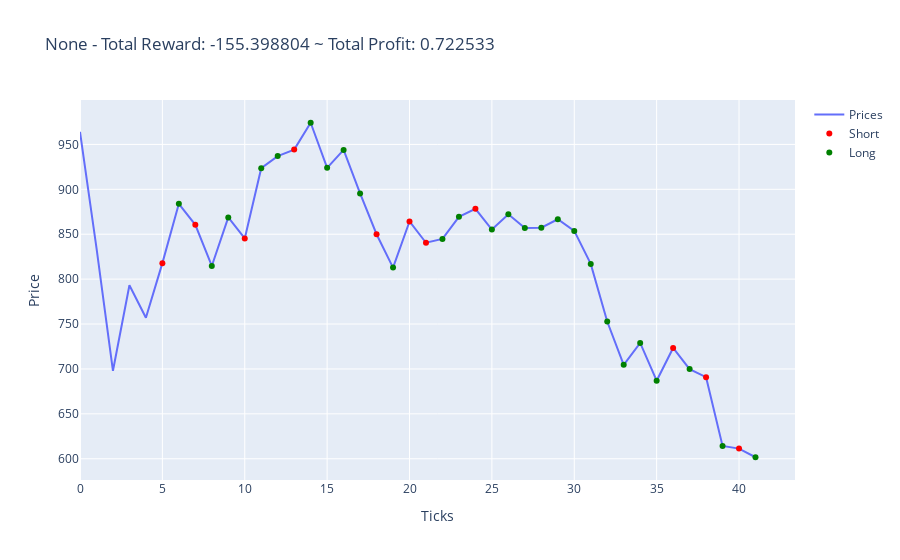

Source (notebook cell):
### Code cell
# get the list of models in the folder
dir = "models/eth_daily_100"
models = os.listdir(dir)

# sort the models by modified date
models.sort(key=lambda x: os.path.getmtime(os.path.join(dir, x)))
model_path = os.path.join(dir, models[-1])

# choose the latest model
model = PPO.load(model_path)

# env = gym.make("stocks-v0", df=df, frame_bound=(start_index, end_index), window_size=window_size)
env = MyCustomEnv(df=df, window_size=window_size, frame_bound=(end_train_index, end_val_index))

obs, info = env.reset()
while True:
    action, _states = model.predict(obs)
    obs, rewards, term, trunc, info = env.step(action)
    done = term or trunc
    if done:
        print("info", info)
        break
env.close()

#visualize the environment
render_all(env.unwrapped)

### Figure 1 — Plotly figure (JSON) as saved in the notebook; plotly's stock layout.template omitted (floating-point values rounded to 4 significant figures)
{"data": [{"mode": "lines", "name": "Prices", "type": "scatter", "x": [0, 1, 2, 3, 4, 5, 6, 7, 8, 9, 10, 11, 12, 13, 14, 15, 16, 17, 18, 19, 20, 21, 22, 23, 24, 25, 26, 27, 28, 29, 30, 31, 32, 33, 34, 35, 36, 37, 38, 39, 40, 41], "y": [964.0, 834.7, 698.0, 793.1, 757.1, 817.8, 883.9, 860.4, 814.7, 868.7, 845.3, 923.6, 937.0, 944.2, 974.1, 923.9, 943.9, 895.4, 850.0, 812.8, 864.2, 840.5, 844.8, 869.3, 878.3, 855.2, 872.2, 856.9, 857.2, 866.7, 853.7, 817.0, 752.8, 704.6, 728.9, 686.9, 723.3, 699.8, 690.8, 614.3, 611.3, 601.7]}, {"marker": {"color": "red"}, "mode": "markers", "name": "Short", "type": "scatter", "x": [5, 7, 10, 13, 18, 20, 21, 24, 36, 38, 40], "y": [817.8, 860.4, 845.3, 944.2, 850.0, 864.2, 840.5, 878.3, 723.3, 690.8, 611.3]}, {"marker": {"color": "green"}, "mode": "markers", "name": "Long", "type": "scatter", "x": [6, 8, 9, 11, 12, 14, 15, 16, 17, 19, 22, 23, 25, 26, 27, 28, 29, 30, 31, 32, 33, 34, 35, 37, 39, 41], "y": [883.9, 814.7, 868.7, 923.6, 937.0, 974.1, 923.9, 943.9, 895.4, 812.8, 844.8, 869.3, 855.2, 872.2, 856.9, 857.2, 866.7, 853.7, 817.0, 752.8, 704.6, 728.9, 686.9, 699.8, 614.3, 601.7]}], "layout": {"title": {"text": "None - Total Reward: -155.398804 ~ Total Profit: 0.722533"}, "xaxis": {"title": {"text": "Ticks"}}, "yaxis": {"title": {"text": "Price"}}}}
